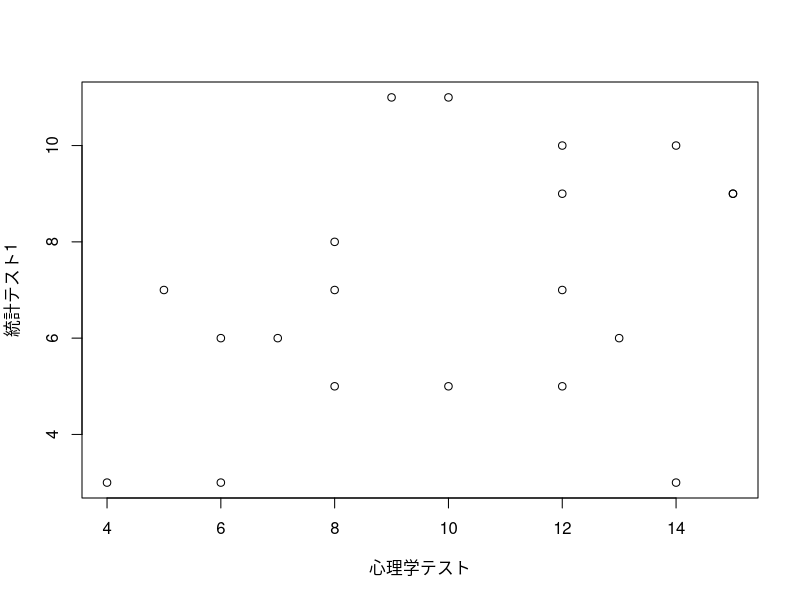
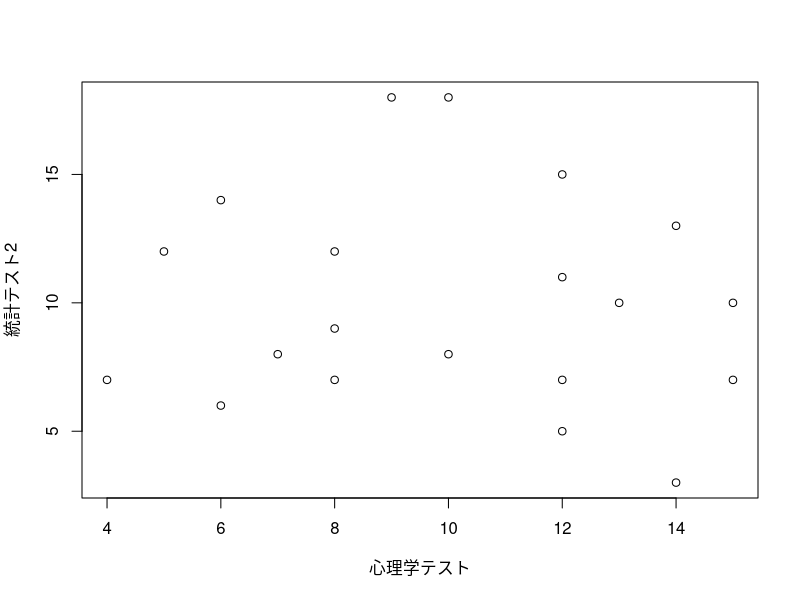

Write R code to recreate these figures, in order.
## =====================================

## 第3章

## =====================================

## =====================================

## 3.2 散布図

## =====================================

心理学テスト <- c(13, 14, 7, 12, 10, 6, 8, 15, 4, 14, 9, 6, 10, 12, 5, 12, 8, 8, 12, 15)

統計テスト1 <- c(6, 10, 6, 10, 5, 3, 5, 9, 3, 3, 11, 6, 11, 9, 7, 5, 8, 7, 7, 9)
統計テスト2 <- c(10, 13, 8, 15, 8, 6, 9, 10, 7, 3, 18, 14, 18, 11, 12, 5, 7, 12, 7, 7)

plot(心理学テスト, 統計テスト1)
plot(心理学テスト, 統計テスト2)

## =====================================

## 3.3 共分散

## =====================================

共分散1と2 <- sum((統計テスト1 - mean(統計テスト1)) * (統計テスト2 - mean(統計テスト2))) / length(統計テスト1) # 偏差の積の平均
共分散1と2

cov(統計テスト1, 統計テスト2) # 不偏共分散

cov(統計テスト1, 統計テスト2) * (length(統計テスト1) - 1) / length(統計テスト1) # 偏差の積の平均

身長m <- c(1.5, 1.6, 1.7, 1.8, 1.9)
身長m


